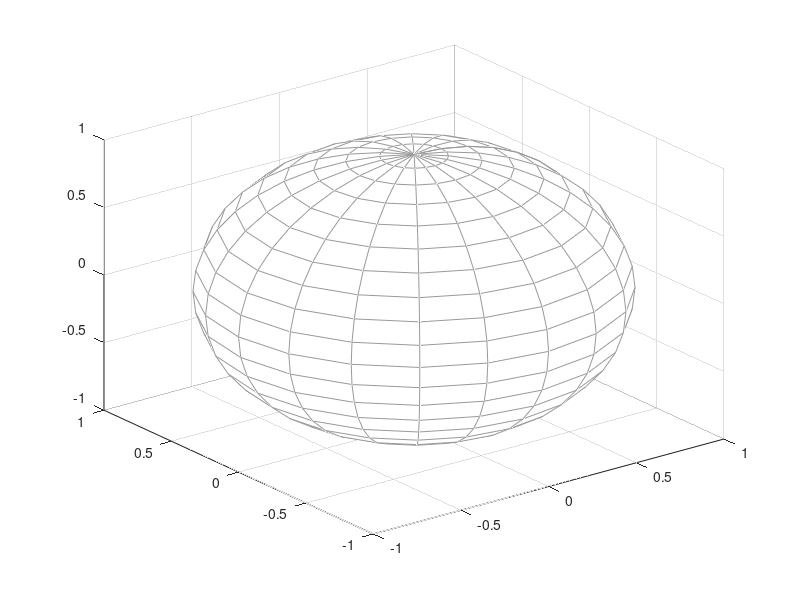

The MATLAB script that drew this image: (Note: this script raises an error after producing the figure.)
%tii202006_testbench
%   Just for figure test

%% Test ret pre pos
%{
figure;
for i= 1:M
    tmpx = Demos_pre(i).data(2,:);
    tmpy = Demos_pre(i).data(3,:);
    tmpz = Demos_pre(i).data(4,:);
    plot3(tmpx,tmpy,tmpz,'LineWidth',1.2,'Color',[0.6,0.6,0.6]);
    hold on;
    tmpx = Data_pre_w(i).expData_p(1,:);
    tmpy = Data_pre_w(i).expData_p(2,:);
    tmpz = Data_pre_w(i).expData_p(3,:);
    plot3(tmpx,tmpy,tmpz,'b','LineWidth',1.8);
end
grid on; axis equal;
view(128,20);
%}

%% Test ret pre ori

figure;
[X,Y,Z] = sphere(20);
mesh(X,Y,Z,'EdgeColor',[0.6,0.6,0.6]);
% axis([-1.5,1.5,-1.5,1.5,-1.5,1.5]);
hold on;
for i = 1:M
    policy_pre_quat.plotSphere(Demos_pre(i).q,[0.4,0.4,0.4],1.2);
    hold on;
end
for i = 1:M
    policy_pre_quat.plotSphere(Data_pre_q(i).expData_q,[0.0,0.635,0.908],2.0);
end
axis equal;
grid on;
xlabel('x'); ylabel('y'); zlabel('z');
axis([-1,1,-1,1,0,1]);
view(25,35);

figure;
t = linspace(0,1,size(Data_pre_q(1).query_q,2));
for i = 1:4
    subplot(4,1,i);
    for j = 1:M
        plot(t,quatRegulate(Data_pre_q(j).expData_realq(i,:)));
        hold on;
    end
    grid on;
end
%}
